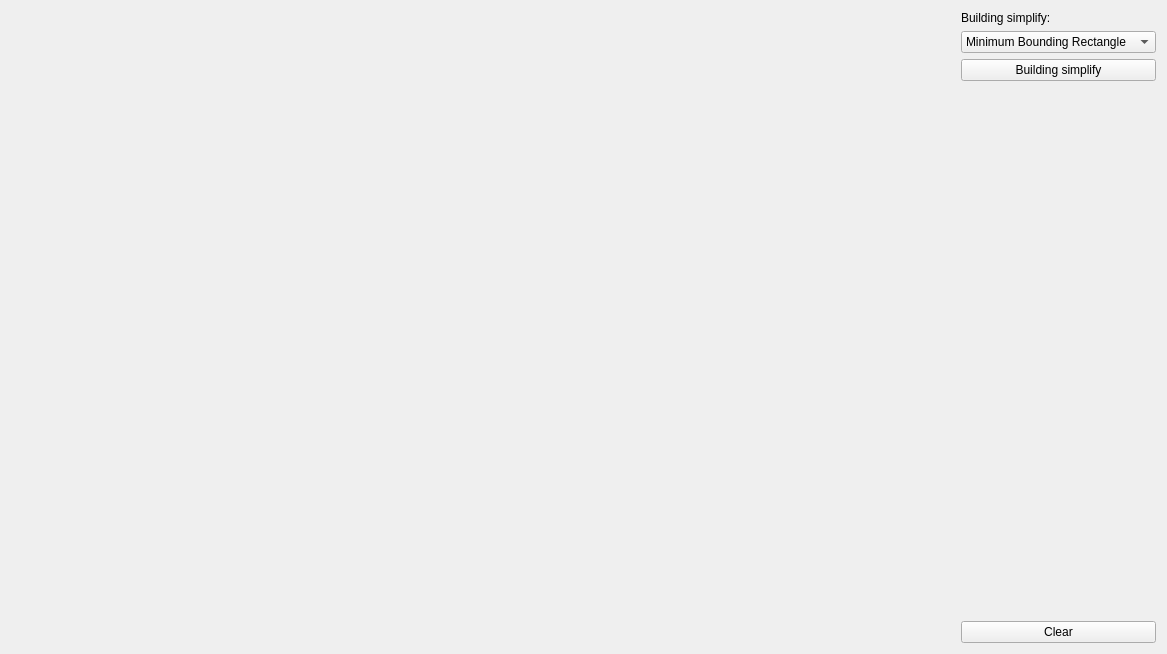
<?xml version="1.0" encoding="UTF-8"?>
<ui version="4.0">
 <class>Widget</class>
 <widget class="QWidget" name="Widget">
  <property name="geometry">
   <rect>
    <x>0</x>
    <y>0</y>
    <width>1167</width>
    <height>654</height>
   </rect>
  </property>
  <property name="windowTitle">
   <string>Building simplify</string>
  </property>
  <layout class="QHBoxLayout" name="horizontalLayout">
   <item>
    <widget class="Draw" name="Canvas" native="true">
     <property name="sizePolicy">
      <sizepolicy hsizetype="Preferred" vsizetype="Preferred">
       <horstretch>1</horstretch>
       <verstretch>1</verstretch>
      </sizepolicy>
     </property>
    </widget>
   </item>
   <item>
    <layout class="QVBoxLayout" name="verticalLayout">
     <item>
      <widget class="QLabel" name="label">
       <property name="text">
        <string>Building simplify:</string>
       </property>
      </widget>
     </item>
     <item>
      <widget class="QComboBox" name="comboBox">
       <item>
        <property name="text">
         <string>Minimum Bounding Rectangle</string>
        </property>
       </item>
       <item>
        <property name="text">
         <string>Wall Aaverage</string>
        </property>
       </item>
      </widget>
     </item>
     <item>
      <widget class="QPushButton" name="pushButton">
       <property name="text">
        <string>Building simplify</string>
       </property>
      </widget>
     </item>
     <item>
      <spacer name="verticalSpacer">
       <property name="orientation">
        <enum>Qt::Vertical</enum>
       </property>
       <property name="sizeHint" stdset="0">
        <size>
         <width>20</width>
         <height>40</height>
        </size>
       </property>
      </spacer>
     </item>
     <item>
      <widget class="QPushButton" name="pushButton_2">
       <property name="text">
        <string>Clear</string>
       </property>
      </widget>
     </item>
    </layout>
   </item>
  </layout>
 </widget>
 <customwidgets>
  <customwidget>
   <class>Draw</class>
   <extends>QWidget</extends>
   <header location="global">draw.h</header>
   <container>1</container>
  </customwidget>
 </customwidgets>
 <resources/>
 <connections/>
</ui>
